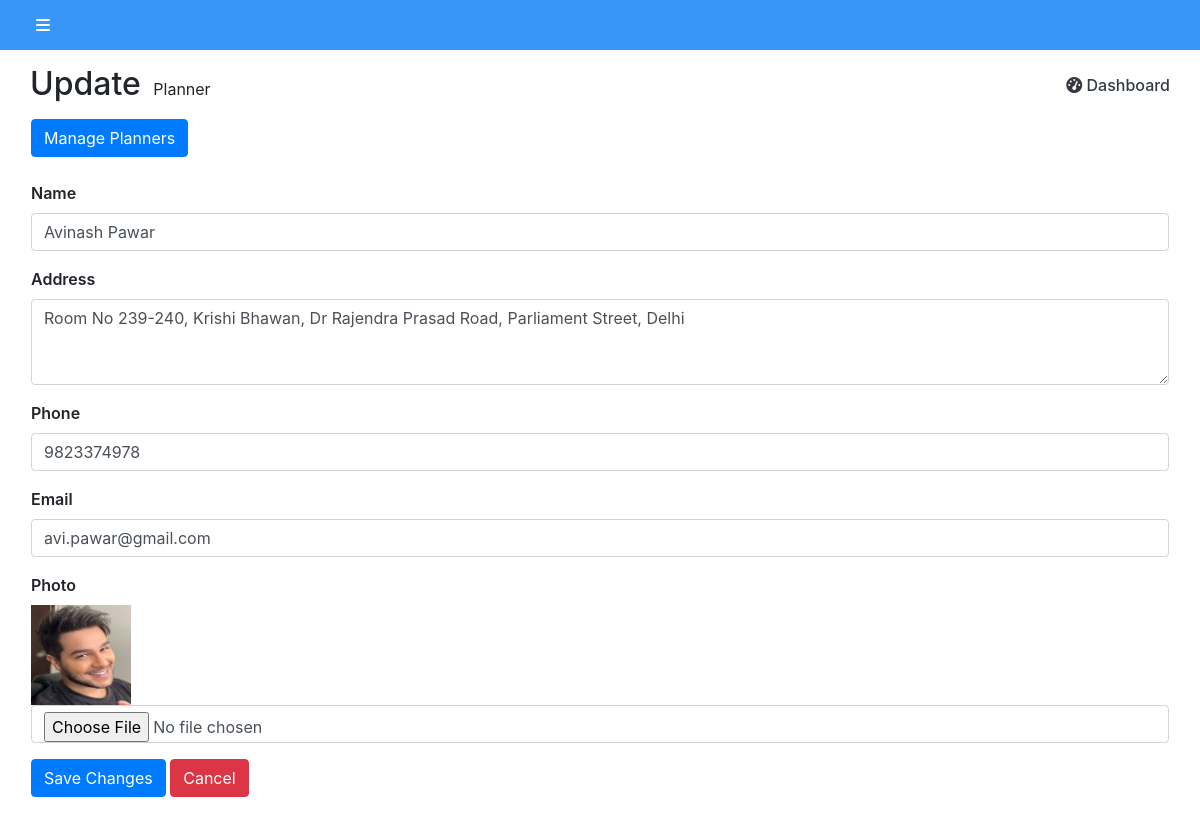
The page /update_planner.php?id=1 (signed in) on the database its author committed.
### tables this page shows
create table planner(
	planner_id int auto_increment primary key,
	planner_name varchar(100) not null,
	planner_address varchar(255) not null,
	planner_phone varchar(20) not null,
	planner_email varchar(50) not null,
	planner_pwd varchar(50) not null default 'Test@2023',
	planner_pic varchar(100) not null
);

### update_planner.php (the view, shortened to what this page needs)
<?php
include 'dbconnect.php';
if (isset($_GET['id'])) {
    $query = 'SELECT * FROM planner WHERE planner_id = ' . $_GET['id'];
    $result = mysqli_query($con, $query);
    $data = mysqli_fetch_array($result);
}
?>
<!DOCTYPE html>
<html>
<head>
	<link rel="stylesheet" href="https://stackpath.bootstrapcdn.com/bootstrap/4.2.1/css/bootstrap.min.css">
	<link rel="stylesheet" href="https://use.fontawesome.com/releases/v5.7.0/css/all.css">
	<link rel="stylesheet" href="https://cdnjs.cloudflare.com/ajax/libs/font-awesome/4.7.0/css/font-awesome.min.css">
	<link rel="stylesheet" href="https://cdnjs.cloudflare.com/ajax/libs/font-awesome/6.4.2/css/all.min.css" />
	<link rel="stylesheet" type="text/css" href="css/manage_customer.css">
	<link rel="stylesheet" type="text/css" href="https://common.olemiss.edu/_js/sweet-alert/sweet-alert.css">
</head>
<body>
	<div class="wrapper">
		<div class="content-wrapper">
			<div class="container-fluid">
				<div class="row">
					<div class="col-md-12">
						<nav>
							<a href="#" id="toggle"><i class="fas fa-bars ml-3"></i></a>
						</nav>
						<div class="below-toggle-content">
							<div class="col-md-12">
								<div class="top-part mb-3">
									<h2 class="d-inline">Update</h2>
									<p class="d-inline ml-2">Planner</p>
									<a href="admin_home.php" class="d-inline text-dark mt-2" style="text-decoration: none; float: right; font-weight: 500;"><i class="fas fa-tachometer-alt"></i> Dashboard</a>
								</div>
								<div class="row">
									<a href="manage_planners.php" class="btn btn-primary ml-3 mb-2">Manage Planners</a>
								</div>
								<div class="row">
									<form method="POST" class="w-100 p-3" enctype="multipart/form-data">
										<div class="form-group">
									    	<label for="name" style="font-weight: 600;">Name</label>
									    	<input type="text" name="name" class="form-control shadow-none" id="name" placeholder="Enter Name" value="<?= $data[
                  'planner_name'
              ] ?>" required>
									  	</div>
										<div class="form-group">
									    	<label for="addr" style="font-weight: 600;">Address</label>
											<textarea name="addr" id="addr" class="form-control shadow-none" cols="60" rows="3" placeholder="Enter Address" required><?= $data[
               'planner_address'
           ] ?></textarea>
									  	</div>
										<div class="form-group">
									    	<label for="phone" style="font-weight: 600;">Phone</label>
									    	<input type="text" name="phone" class="form-control shadow-none" id="phone" placeholder="Enter 10 Digits Phone Number" pattern="^[6789]\d{9}$" value="<?= $data[
                  'planner_phone'
              ] ?>" required>
									  	</div>
									  	<div class="form-group">
									    	<label for="email" style="font-weight: 600;">Email</label>
									    	<input type="email" name="email" class="form-control shadow-none" id="email" placeholder="Enter Email" value="<?= $data[
                  'planner_email'
              ] ?>" required>
									  	</div>
									  	<div class="form-group">
									    	<label for="photo" style="font-weight: 600;">Photo</label><br>
                                            <img src="<?= $data[
                                                'planner_pic'
                                            ] ?>" width="100" height="100" alt="">
									    	<input type="file" name="photo" class="form-control shadow-none" id="photo">
									  	</div>
									  	<button type="submit" name="save" class="btn btn-primary" id="save">Save Changes</button>
									  	<button type="submit" name="cancel" class="btn btn-danger">Cancel</button>
									</form>
								</div>
							</div>
						</div>
					</div>
				</div>
			</div>
		</div>
	</div>
</body>
</html>

### css/manage_customer.css (style rules this page uses)
.content-wrapper { position: absolute; width: 100%; transition: 0.5s; }
.container-fluid { padding: 0; margin: 0; }
nav { width: 100%; background-color: #3996F9; padding: 10px 20px; line-height: 30px; }
nav .fa-bars { color: #fff; }
.below-toggle-content { padding: 15px; }
body { margin: 0px; padding: 0px; overflow-x: hidden; }

### rows shown on the page
planner: name "Avinash Pawar", addr "Room No 239-240, Krishi Bhawan, Dr Rajendra Prasad Road, Parliament Street, Delhi", phone "9823374978", email "avi.pawar@gmail.com", planner_pic (picture)
